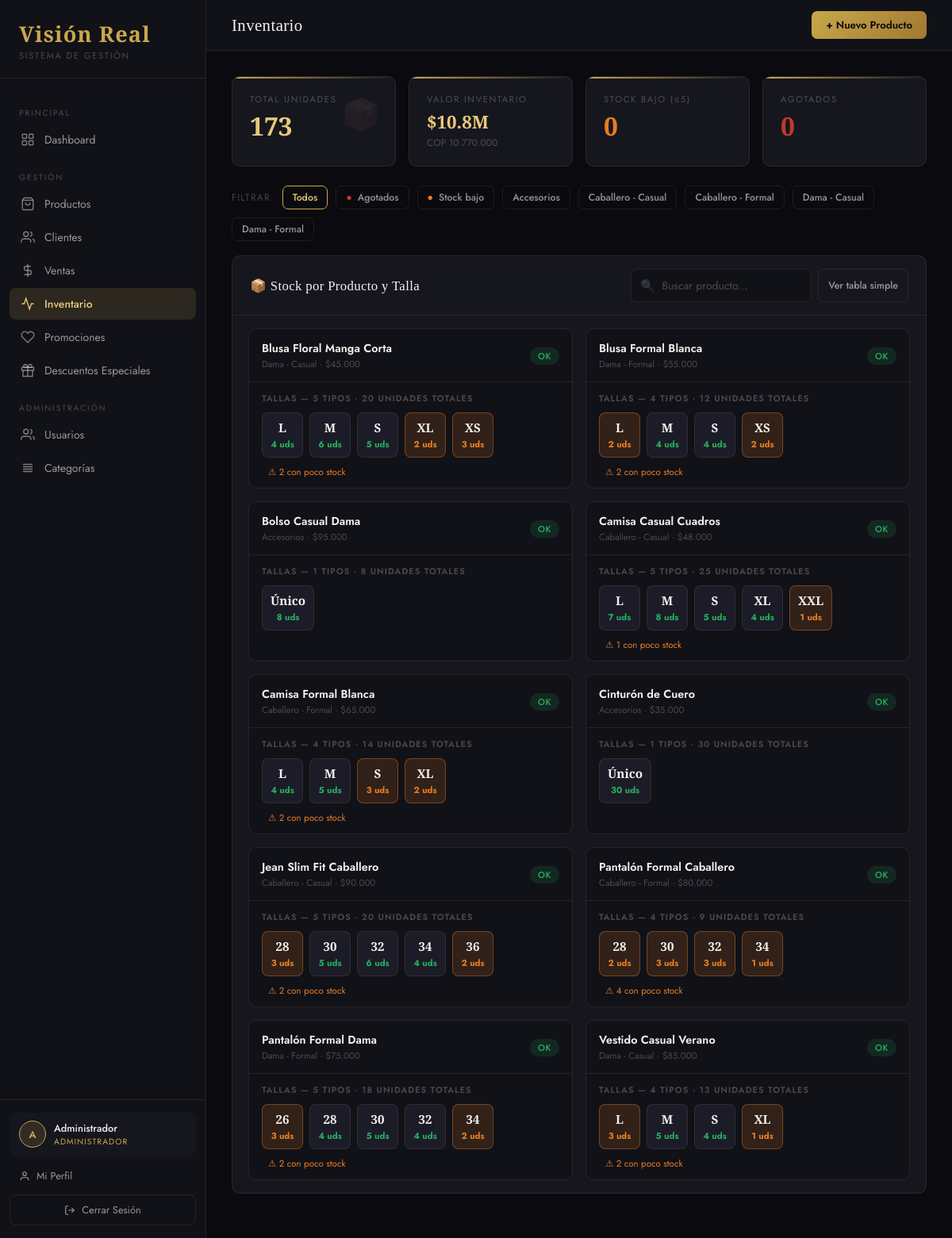
Screenshot of /views/inventario.php (signed in) with the database file from the repository.
### tables this page shows
CREATE TABLE IF NOT EXISTS categorias (
    id INT AUTO_INCREMENT PRIMARY KEY,
    nombre VARCHAR(100) NOT NULL,
    descripcion TEXT,
    created_at TIMESTAMP DEFAULT CURRENT_TIMESTAMP
);

CREATE TABLE IF NOT EXISTS productos (
    id INT AUTO_INCREMENT PRIMARY KEY,
    nombre VARCHAR(200) NOT NULL,
    descripcion TEXT,
    precio DECIMAL(10,2) NOT NULL,
    stock INT NOT NULL DEFAULT 0,
    categoria_id INT,
    imagen VARCHAR(255),
    activo TINYINT(1) DEFAULT 1,
    created_at TIMESTAMP DEFAULT CURRENT_TIMESTAMP,
    FOREIGN KEY (categoria_id) REFERENCES categorias(id) ON DELETE SET NULL
);

CREATE TABLE IF NOT EXISTS producto_tallas (
    id INT AUTO_INCREMENT PRIMARY KEY,
    producto_id INT NOT NULL,
    talla VARCHAR(20) NOT NULL,
    stock INT NOT NULL DEFAULT 0,
    UNIQUE KEY uk_prod_talla (producto_id, talla),
    FOREIGN KEY (producto_id) REFERENCES productos(id) ON DELETE CASCADE
);

### config/session.php (called while the page is built, shortened)
<?php
function getRol()      { return $_SESSION['user_rol'] ?? ''; }
function isAdmin()     { return getRol() === 'administrador'; }
?>

### models/Talla.php (called while the page is built, shortened)
<?php
require_once __DIR__ . '/../config/database.php';
class Talla {
    private $db;
    public function __construct() {
        $this->db = Database::getInstance();
        $this->crearTablasSiNoExisten();
    }
    private function crearTablasSiNoExisten() {
        $this->db->query("
            CREATE TABLE IF NOT EXISTS producto_tallas (
                id INT AUTO_INCREMENT PRIMARY KEY,
                producto_id INT NOT NULL,
                talla VARCHAR(20) NOT NULL,
                stock INT NOT NULL DEFAULT 0,
                UNIQUE KEY uk_prod_talla (producto_id, talla),
                FOREIGN KEY (producto_id) REFERENCES productos(id) ON DELETE CASCADE
            ) ENGINE=InnoDB
        ");
        $check = $this->db->query("SHOW COLUMNS FROM detalle_venta LIKE 'talla'");
    }
    public function getInventarioCompleto() {
        $r = $this->db->query(
            "SELECT p.id, p.nombre, p.precio, p.stock as stock_general,
                    c.nombre as categoria_nombre,
                    pt.id as talla_id, pt.talla, pt.stock as stock_talla
             FROM productos p
             LEFT JOIN categorias c ON p.categoria_id = c.id
             LEFT JOIN producto_tallas pt ON p.id = pt.producto_id
             WHERE p.activo = 1
             ORDER BY p.nombre, pt.talla"
        );
        $productos = [];
        while($row = $r->fetch_assoc()) {
            $pid = $row['id'];
            if (!isset($productos[$pid])) {
                $productos[$pid] = [
                    'id'               => $pid,
                    'nombre'           => $row['nombre'],
                    'precio'           => $row['precio'],
                    'stock_general'    => $row['stock_general'],
                    'categoria_nombre' => $row['categoria_nombre'],
                    'tallas'           => []
                ];
            }
            if ($row['talla_id']) {
                $productos[$pid]['tallas'][] = [
                    'id'    => $row['talla_id'],
                    'talla' => $row['talla'],
                    'stock' => $row['stock_talla']
                ];
            }
        }
        return array_values($productos);
    }
}
?>

### config/database.php (called while the page is built, shortened)
<?php
class Database {
    private static $instance = null;
    private $connection;
    private function __construct() {
        $this->connection = new mysqli(DB_HOST, DB_USER, DB_PASS, DB_NAME);
        $this->connection->set_charset(DB_CHARSET);
    }
    public static function getInstance() {
        if (self::$instance === null) self::$instance = new Database();
        return self::$instance;
    }
    public function query($sql)     { return $this->connection->query($sql); }
}
?>

### models/Producto.php (called while the page is built, shortened)
<?php
require_once __DIR__ . '/../config/database.php';
class Producto {
    private $db;
    public function __construct() { $this->db = Database::getInstance(); }
    public function getAll($search = '') {
        if (!empty($search)) {
            $like = '%' . $search . '%';
            $s = $this->db->prepare(
                "SELECT p.*, c.nombre as categoria_nombre
                 FROM productos p LEFT JOIN categorias c ON p.categoria_id = c.id
                 WHERE p.activo = 1 AND (p.nombre LIKE ? OR c.nombre LIKE ?)
                 ORDER BY p.nombre"
            );
            $s->bind_param("ss", $like, $like);
            $s->execute();
            $r = $s->get_result();
        } else {
            $r = $this->db->query(
                "SELECT p.*, c.nombre as categoria_nombre
                 FROM productos p LEFT JOIN categorias c ON p.categoria_id = c.id
                 WHERE p.activo = 1 ORDER BY p.nombre"
            );
        }
        $a = []; while ($row = $r->fetch_assoc()) $a[] = $row; return $a;
    }
}
?>

### models/Categoria.php (called while the page is built, shortened)
<?php
require_once __DIR__ . '/../config/database.php';
class Categoria {
    private $db;
    public function __construct() { $this->db = Database::getInstance(); }
    public function getAll() {
        $r = $this->db->query("SELECT * FROM categorias ORDER BY nombre");
        $a=[];while($row=$r->fetch_assoc())$a[]=$row;return $a;
    }
}
?>

### views/inventario.php (the view, shortened to what this page needs)
<?php
require_once __DIR__ . '/../models/Producto.php';
require_once __DIR__ . '/../models/Categoria.php';
require_once __DIR__ . '/../models/Talla.php';
$pm = new Producto(); $cm = new Categoria(); $tm = new Talla();
$productos  = $pm->getAll();
$categorias = $cm->getAll();
$inventario = $tm->getInventarioCompleto();
$totalStock = array_sum(array_column($productos,'stock'));
$totalValor = array_sum(array_map(fn($p)=>$p['stock']*$p['precio'],$productos));
$agotados   = count(array_filter($productos,fn($p)=>$p['stock']==0));
$stockBajo  = count(array_filter($productos,fn($p)=>$p['stock']>0&&$p['stock']<=5));
include __DIR__ . '/partials/head.php';
?>
<div class="layout">
<?php include __DIR__ . '/partials/sidebar.php'; ?>
<div class="main">
  <header class="topbar">
    <div class="topbar-left">
      <h1 class="page-title">Inventario</h1>
    </div>
    <?php if(isAdmin()):?><div class="topbar-right"><a href="<?=BASE_URL?>/views/productos.php" class="btn btn-primary">+ Nuevo Producto</a></div><?php endif;?>
  </header>
  <div class="content">
    <div class="stats-grid" style="margin-bottom:24px">
      <div class="stat-card"><div class="stat-label">Total Unidades</div><div class="stat-value"><?=number_format($totalStock)?></div><div class="stat-icon">📦</div></div>
      <div class="stat-card"><div class="stat-label">Valor Inventario</div><div class="stat-value" style="font-size:1.4rem">$<?=number_format($totalValor/1000000,1)?>M</div><div class="stat-sub">COP <?=number_format($totalValor,0,',','.')?></div></div>
      <div class="stat-card"><div class="stat-label">Stock Bajo (≤5)</div><div class="stat-value" style="color:var(--warning)"><?=$stockBajo?></div></div>
      <div class="stat-card"><div class="stat-label">Agotados</div><div class="stat-value" style="color:var(--danger)"><?=$agotados?></div></div>
    </div>
    <div style="display:flex;align-items:center;gap:10px;margin-bottom:18px;flex-wrap:wrap">
      <span style="font-size:.75rem;text-transform:uppercase;letter-spacing:.1em;color:var(--white-muted)">Filtrar:</span>
      <button class="btn btn-outline btn-sm" onclick="filtrarEstado('all',this)" style="border-color:var(--gold);color:var(--gold-light)">Todos</button>
      <button class="btn btn-outline btn-sm" onclick="filtrarEstado('agotado',this)"><span style="color:var(--danger)">●</span> Agotados</button>
      <button class="btn btn-outline btn-sm" onclick="filtrarEstado('bajo',this)"><span style="color:var(--warning)">●</span> Stock bajo</button>
      <?php foreach($categorias as $cat):?>
      <button class="btn btn-outline btn-sm" onclick="filtrarEstado('cat-<?=$cat['id']?>',this)"><?=htmlspecialchars($cat['nombre'])?></button>
      <?php endforeach;?>
    </div>
    <div id="vista-tallas" style="margin-bottom:24px">
      <div class="card">
        <div class="card-header">
          <span class="card-title">📦 Stock por Producto y Talla</span>
          <div style="display:flex;gap:8px">
            <div class="search-input-wrap"><span class="search-icon">🔍</span><input type="text" id="buscar-inv" placeholder="Buscar producto..." oninput="buscarInv(this.value)"></div>
            <button class="btn btn-outline btn-sm" onclick="toggleVista()" id="btn-vista">Ver tabla simple</button>
          </div>
        </div>
        <div style="padding:16px 20px">
          <div id="cards-tallas" style="display:grid;grid-template-columns:repeat(auto-fill,minmax(340px,1fr));gap:16px">
            <?php foreach($inventario as $p):
              $est = $p['stock_general']==0?'agotado':($p['stock_general']<=5?'bajo':'ok');
              $totalTallas = array_sum(array_column($p['tallas'],'stock'));
            ?>
            <div class="inv-card" data-nombre="<?=htmlspecialchars(strtolower($p['nombre']),ENT_QUOTES)?>" data-estado="<?=$est?>" data-cat="cat-<?=$p['id']?>"
              style="background:var(--bg-panel);border:1px solid var(--border);border-radius:10px;overflow:hidden">
              <div style="padding:14px 16px;border-bottom:1px solid var(--border);display:flex;align-items:center;justify-content:space-between">
                <div>
                  <div style="font-weight:600;font-size:.9rem;color:var(--white)"><?=htmlspecialchars($p['nombre'])?></div>
                  <div style="font-size:.72rem;color:var(--white-muted);margin-top:2px"><?=htmlspecialchars($p['categoria_nombre']??'—')?> · $<?=number_format($p['precio'],0,',','.')?></div>
                </div>
                <div style="text-align:right">
                  <?php if($p['stock_general']==0):?><span class="badge badge-danger">Agotado</span>
                  <?php elseif($p['stock_general']<=5):?><span class="badge badge-warning">Stock bajo</span>
                  <?php else:?><span class="badge badge-success">OK</span><?php endif;?>
                </div>
              </div>
              <?php if(empty($p['tallas'])): ?>
              <div style="padding:14px 16px;font-size:.8rem;color:var(--white-muted)">
                Stock general: <strong style="color:var(--white)"><?=$p['stock_general']?></strong> unidades · Sin tallas configuradas
              </div>
              <?php else: ?>
              <div style="padding:12px 16px">
                <div style="font-size:.68rem;text-transform:uppercase;letter-spacing:.1em;color:var(--white-muted);margin-bottom:10px;font-weight:600">
                  TALLAS — <?=count($p['tallas'])?> tipos · <?=$totalTallas?> unidades totales
                </div>
                <div style="display:flex;flex-wrap:wrap;gap:8px">
                  <?php foreach($p['tallas'] as $t): ?>
                  <div style="display:flex;flex-direction:column;align-items:center;min-width:52px;padding:8px 10px;border-radius:8px;border:1px solid;<?=
                    $t['stock']==0  ? 'border-color:rgba(192,57,43,.4);background:var(--danger-dim)' :
                    ($t['stock']<=3 ? 'border-color:rgba(230,126,34,.4);background:var(--warning-dim)' :
                                      'border-color:var(--border);background:var(--bg-hover)')
                  ?>">
                    <span style="font-size:.95rem;font-weight:800;color:var(--white);font-family:var(--font-display)"><?=htmlspecialchars($t['talla'])?></span>
                    <span style="font-size:.7rem;font-weight:700;color:<?=$t['stock']==0?'var(--danger)':($t['stock']<=3?'var(--warning)':'var(--success)')?>;margin-top:3px"><?=$t['stock']?> uds</span>
                  </div>
                  <?php endforeach; ?>
                </div>
                <?php
                  $agotadasT = count(array_filter($p['tallas'],fn($t)=>$t['stock']==0));
                  $bajoT     = count(array_filter($p['tallas'],fn($t)=>$t['stock']>0&&$t['stock']<=3));
                ?>
                <?php if($agotadasT||$bajoT): ?>
                <div style="margin-top:10px;font-size:.72rem;color:var(--white-muted)">
                  <?php if($bajoT):?><span style="color:var(--warning);margin-left:8px">⚠ <?=$bajoT?> con poco stock</span><?php endif;?>
                </div>
                <?php endif; ?>
              </div>
              <?php endif; ?>
            </div>
            <?php endforeach; ?>
          </div>
        </div>
      </div>
    </div>
  </div>
</div>
</div>
</body>
</html>

### rows the page displays
categorias: nombre "Accesorios"
categorias: nombre "Caballero - Casual"
categorias: nombre "Caballero - Formal"
categorias: nombre "Dama - Casual"
categorias: nombre "Dama - Formal"
productos: producto_tallas.talla "M", producto_tallas.stock "6", producto_tallas.talla "S", producto_tallas.stock "5", producto_tallas.talla "XL", producto_tallas.stock "2", producto_tallas.talla "XS", producto_tallas.stock "3"
productos: producto_tallas.talla "L", producto_tallas.stock "2", producto_tallas.talla "M", producto_tallas.stock "4", producto_tallas.talla "S", producto_tallas.talla "XS"
producto_tallas: stock "2"
productos: producto_tallas.talla "Único", producto_tallas.stock "8"
productos: producto_tallas.talla "L", producto_tallas.stock "7", producto_tallas.talla "M", producto_tallas.stock "8", producto_tallas.talla "S", producto_tallas.stock "5", producto_tallas.talla "XL", producto_tallas.stock "4", producto_tallas.talla "XXL", producto_tallas.stock "1"
productos: producto_tallas.talla "L", producto_tallas.stock "4", producto_tallas.talla "M", producto_tallas.stock "5", producto_tallas.talla "S", producto_tallas.stock "3", producto_tallas.talla "XL", producto_tallas.stock "2"
productos: producto_tallas.talla "Único", producto_tallas.stock "30"
productos: producto_tallas.talla "28", producto_tallas.stock "3", producto_tallas.talla "30", producto_tallas.stock "5", producto_tallas.talla "32", producto_tallas.stock "6", producto_tallas.talla "34", producto_tallas.stock "4", producto_tallas.talla "36", producto_tallas.stock "2"
productos: producto_tallas.talla "28", producto_tallas.stock "2", producto_tallas.talla "30", producto_tallas.stock "3", producto_tallas.talla "32", producto_tallas.talla "34", producto_tallas.stock "1"
productos: producto_tallas.talla "26", producto_tallas.stock "3", producto_tallas.talla "28", producto_tallas.stock "4", producto_tallas.talla "30", producto_tallas.stock "5", producto_tallas.talla "32", producto_tallas.talla "34", producto_tallas.stock "2"
productos: producto_tallas.talla "L", producto_tallas.stock "3", producto_tallas.talla "S", producto_tallas.stock "4", producto_tallas.talla "XL", producto_tallas.stock "1"

### other values shown
$ini "A"
$user['nombre'] "Administrador"
$user['rol'] "ADMINISTRADOR"
$totalStock "173"
$totalValor/1000000 "10.8"
$totalValor "10.770.000"
$stockBajo "0"
$agotados "0"
$p['nombre'] "Blusa Floral Manga Corta"
$p['categoria_nombre'] "Dama - Casual"
$p['precio'] "45.000"
count($p['tallas']) "5"
$totalTallas "20"
$t['talla'] "L"
$t['stock'] "4"
